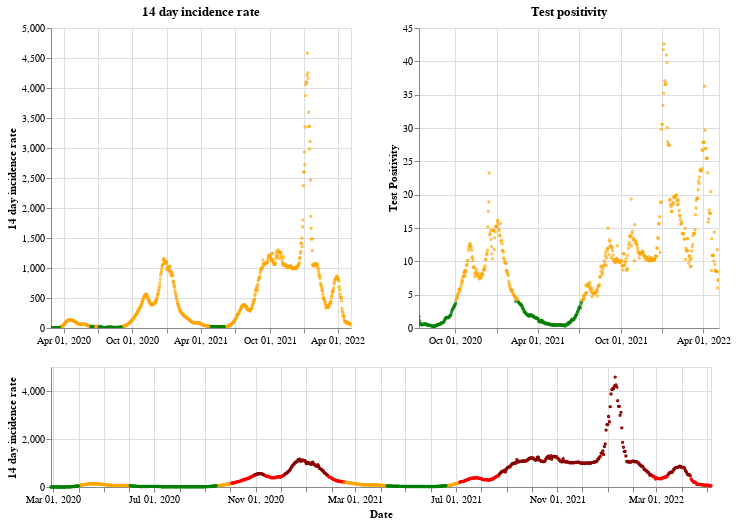

The notebook cell this image was saved under:
### Markdown cell above
## Wales

### Code cell
plot_traffic_light('Wales')

### Figure 1 — Vega-Lite specification as saved in the notebook (floating-point values rounded to 4 significant figures; data arrays with more than 128 entries replaced by an {"elided": "..."} marker saying what was removed)
{"config": {"view": {"continuousWidth": 400, "continuousHeight": 300}}, "vconcat": [{"hconcat": [{"mark": {"type": "point", "size": 2}, "encoding": {"color": {"condition": {"value": "green", "test": "(datum.twoWeeklyCasesRate <= 25)"}, "value": "orange"}, "tooltip": [{"type": "nominal", "field": "areaName"}, {"type": "temporal", "field": "date"}, {"type": "quantitative", "field": "twoWeeklyCasesRate"}, {"type": "quantitative", "field": "testPositivity"}], "x": {"type": "temporal", "axis": {"title": ""}, "field": "date", "scale": {"domain": {"selection": "DateBrush"}}, "timeUnit": "yearmonthdate"}, "y": {"type": "quantitative", "axis": {"title": "14 day incidence rate"}, "field": "twoWeeklyCasesRate"}}, "title": "14 day incidence rate", "width": 300}, {"mark": {"type": "point", "size": 2}, "encoding": {"color": {"condition": {"value": "green", "test": "(datum.testPositivity <= 4)"}, "value": "orange"}, "tooltip": [{"type": "nominal", "field": "areaName"}, {"type": "temporal", "field": "date"}, {"type": "quantitative", "field": "twoWeeklyCasesRate"}, {"type": "quantitative", "field": "testPositivity"}], "x": {"type": "temporal", "axis": {"title": ""}, "field": "date", "scale": {"domain": {"selection": "DateBrush"}}, "timeUnit": "yearmonthdate"}, "y": {"type": "quantitative", "axis": {"title": "Test Positivity"}, "field": "testPositivity"}}, "title": "Test positivity", "width": 300}]}, {"layer": [{"mark": {"type": "point", "size": 2}, "encoding": {"color": {"condition": {"value": "orange", "test": "(((datum.testPositivity < 4) && (datum.twoWeeklyCasesRate >= 50)) && (datum.twoWeeklyCasesRate < 200))"}, "value": "red"}, "opacity": {"condition": {"value": 1, "test": "((datum.twoWeeklyCasesRate >= 50) && (datum.twoWeeklyCasesRate < 500))"}, "value": 0}, "tooltip": [{"type": "nominal", "field": "areaName"}, {"type": "temporal", "field": "date"}, {"type": "quantitative", "field": "twoWeeklyCasesRate"}, {"type": "quantitative", "field": "testPositivity"}], "x": {"type": "temporal", "axis": {"title": "Date"}, "field": "date", "timeUnit": "yearmonthdate"}, "y": {"type": "quantitative", "axis": {"title": "14 day incidence rate"}, "field": "twoWeeklyCasesRate"}}, "selection": {"DateBrush": {"type": "interval", "encodings": ["x"], "fields": ["Time"]}}}, {"mark": {"type": "point", "size": 2}, "encoding": {"color": {"value": "darkred"}, "opacity": {"condition": {"value": 1, "test": "(datum.twoWeeklyCasesRate >= 500)"}, "value": 0}, "tooltip": [{"type": "nominal", "field": "areaName"}, {"type": "temporal", "field": "date"}, {"type": "quantitative", "field": "twoWeeklyCasesRate"}, {"type": "quantitative", "field": "testPositivity"}], "x": {"type": "temporal", "axis": {"title": "Date"}, "field": "date", "timeUnit": "yearmonthdate"}, "y": {"type": "quantitative", "axis": {"title": "14 day incidence rate"}, "field": "twoWeeklyCasesRate"}}}, {"mark": {"type": "point", "size": 2}, "encoding": {"color": {"condition": {"value": "green", "test": "((datum.testPositivity < 4) && (datum.twoWeeklyCasesRate < 50))"}, "value": "orange"}, "opacity": {"condition": {"value": 1, "test": "(datum.twoWeeklyCasesRate < 50)"}, "value": 0}, "tooltip": [{"type": "nominal", "field": "areaName"}, {"type": "temporal", "field": "date"}, {"type": "quantitative", "field": "twoWeeklyCasesRate"}, {"type": "quantitative", "field": "testPositivity"}], "x": {"type": "temporal", "axis": {"title": "Date"}, "field": "date", "timeUnit": "yearmonthdate"}, "y": {"type": "quantitative", "axis": {"title": "14 day incidence rate"}, "field": "twoWeeklyCasesRate"}}}], "height": 120, "width": 660}], "data": {"name": "data-dfac1a5eb181b3156581160f67250336"}, "$schema": "https://vega.github.io/schema/vega-lite/v4.8.1.json", "datasets": {"data-dfac1a5eb181b3156581160f67250336": {"elided": "800 records"}}}
